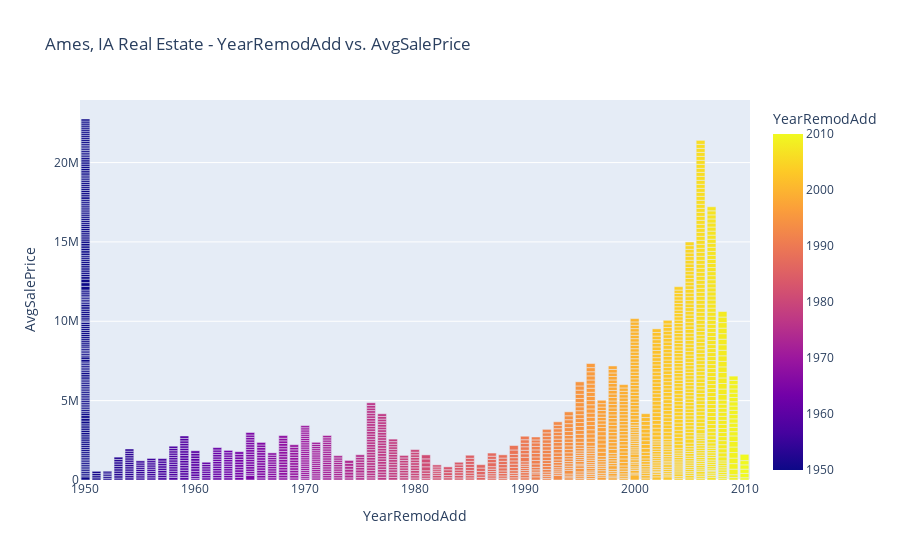

Notebook code for this chart:
### Code cell
# Plot YearRemodAdd vs. AvgSalePrice Plotly
fig = px.bar(df, x='YearRemodAdd', y='AvgSalePrice',
             hover_data=['YearBuilt','YearRemodAdd', 'SalePrice','AvgSalePrice', 'Neighborhood'], 
             color='YearRemodAdd',
             title='Ames, IA Real Estate - YearRemodAdd vs. AvgSalePrice')
fig.write_html('YearRemodAdd vs. AvgSalePrice.html', include_plotlyjs='cdn')
fig.show()

### Figure 1 — Plotly figure (JSON) as saved in the notebook; plotly's stock layout.template omitted (floating-point values rounded to 4 significant figures; data arrays with more than 128 entries replaced by an {"elided": "..."} marker saying what was removed)
{"data": [{"alignmentgroup": "True", "customdata": {"elided": "1460x3 mixed values"}, "hovertemplate": "YearRemodAdd=%{marker.color}<br>AvgSalePrice=%{y}<br>YearBuilt=%{customdata[0]}<br>SalePrice=%{customdata[1]}<br>Neighborhood=%{customdata[2]}<extra></extra>", "legendgroup": "", "marker": {"color": {"elided": "1460 int values"}, "coloraxis": "coloraxis", "pattern": {"shape": ""}}, "name": "", "offsetgroup": "", "orientation": "v", "showlegend": false, "textposition": "auto", "type": "bar", "x": {"elided": "1460 int values"}, "xaxis": "x", "y": {"elided": "1460 float values"}, "yaxis": "y"}], "layout": {"barmode": "relative", "coloraxis": {"colorbar": {"title": {"text": "YearRemodAdd"}}, "colorscale": [[0, "#0d0887"], [0.1111, "#46039f"], [0.2222, "#7201a8"], [0.3333, "#9c179e"], [0.4444, "#bd3786"], [0.5556, "#d8576b"], [0.6667, "#ed7953"], [0.7778, "#fb9f3a"], [0.8889, "#fdca26"], [1, "#f0f921"]]}, "legend": {"tracegroupgap": 0}, "title": {"text": "Ames, IA Real Estate - YearRemodAdd vs. AvgSalePrice"}, "xaxis": {"anchor": "y", "domain": [0, 1], "title": {"text": "YearRemodAdd"}}, "yaxis": {"anchor": "x", "domain": [0, 1], "title": {"text": "AvgSalePrice"}}}}
